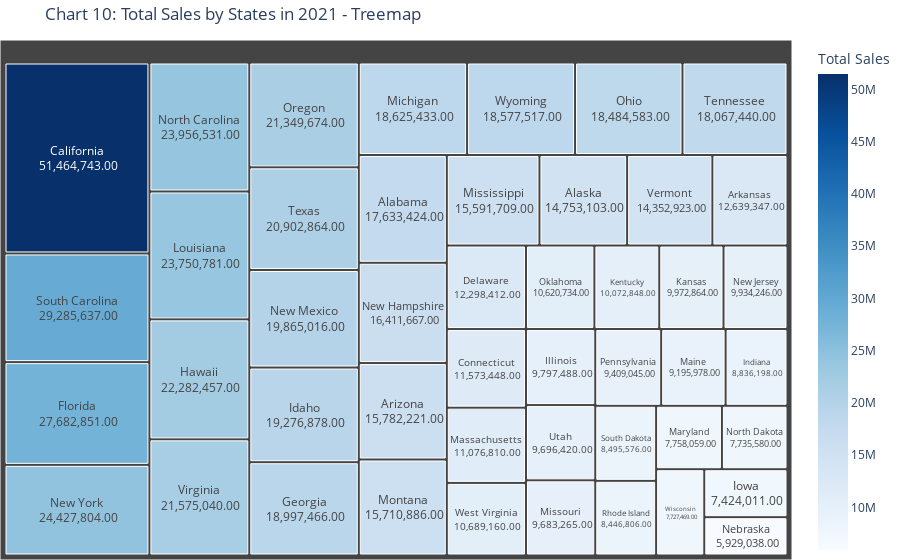

The notebook cell this image was saved under:
### Code cell
import plotly.express as px

# Group by State and calculate total sales
state_total_sales = ad_2021.groupby('State')['Total Sales'].sum().reset_index()

# Create a treemap chart with custom data
fig = px.treemap(state_total_sales, path=['State'], values='Total Sales',
                 title='Chart 10: Total Sales by States in 2021 - Treemap',
                 color='Total Sales', color_continuous_scale='Blues',
                 custom_data=['Total Sales'])

fig.update_layout(margin=dict(l=0, r=0, b=0, t=40))

# Add text annotations to display state and total sales data on each bar
fig.update_traces(texttemplate='%{label}<br> %{customdata[0]:,.2f}', textposition='middle center')

# Show figure
fig.show()

### Figure 1 — Plotly figure (JSON) as saved in the notebook; plotly's stock layout.template omitted (floating-point values rounded to 4 significant figures)
{"data": [{"branchvalues": "total", "customdata": [[17633424], [14753103], [15782221], [12639347], [51464743], [11573448], [12298412], [27682851], [18997466], [22282457], [19276878], [9797488], [8836198], [7424011], [9972864], [10072848], [23750781], [9195978], [7758059], [11076810], [18625433], [15591709], [9683265], [15710886], [5929038], [16411667], [9934246], [19865016], [24427804], [23956531], [7735580], [18484583], [10620734], [21349674], [9409045], [8446806], [29285637], [8495576], [18067440], [20902864], [9696420], [14352923], [21575040], [10689160], [7727469], [18577517]], "domain": {"x": [0, 1], "y": [0, 1]}, "hovertemplate": "labels=%{label}<br>Total Sales_sum=%{value}<br>parent=%{parent}<br>id=%{id}<br>Total Sales=%{color}<extra></extra>", "ids": ["Alabama", "Alaska", "Arizona", "Arkansas", "California", "Connecticut", "Delaware", "Florida", "Georgia", "Hawaii", "Idaho", "Illinois", "Indiana", "Iowa", "Kansas", "Kentucky", "Louisiana", "Maine", "Maryland", "Massachusetts", "Michigan", "Mississippi", "Missouri", "Montana", "Nebraska", "New Hampshire", "New Jersey", "New Mexico", "New York", "North Carolina", "North Dakota", "Ohio", "Oklahoma", "Oregon", "Pennsylvania", "Rhode Island", "South Carolina", "South Dakota", "Tennessee", "Texas", "Utah", "Vermont", "Virginia", "West Virginia", "Wisconsin", "Wyoming"], "labels": ["Alabama", "Alaska", "Arizona", "Arkansas", "California", "Connecticut", "Delaware", "Florida", "Georgia", "Hawaii", "Idaho", "Illinois", "Indiana", "Iowa", "Kansas", "Kentucky", "Louisiana", "Maine", "Maryland", "Massachusetts", "Michigan", "Mississippi", "Missouri", "Montana", "Nebraska", "New Hampshire", "New Jersey", "New Mexico", "New York", "North Carolina", "North Dakota", "Ohio", "Oklahoma", "Oregon", "Pennsylvania", "Rhode Island", "South Carolina", "South Dakota", "Tennessee", "Texas", "Utah", "Vermont", "Virginia", "West Virginia", "Wisconsin", "Wyoming"], "marker": {"coloraxis": "coloraxis", "colors": [17633424, 14753103, 15782221, 12639347, 51464743, 11573448, 12298412, 27682851, 18997466, 22282457, 19276878, 9797488, 8836198, 7424011, 9972864, 10072848, 23750781, 9195978, 7758059, 11076810, 18625433, 15591709, 9683265, 15710886, 5929038, 16411667, 9934246, 19865016, 24427804, 23956531, 7735580, 18484583, 10620734, 21349674, 9409045, 8446806, 29285637, 8495576, 18067440, 20902864, 9696420, 14352923, 21575040, 10689160, 7727469, 18577517]}, "name": "", "parents": ["", "", "", "", "", "", "", "", "", "", "", "", "", "", "", "", "", "", "", "", "", "", "", "", "", "", "", "", "", "", "", "", "", "", "", "", "", "", "", "", "", "", "", "", "", ""], "textposition": "middle center", "texttemplate": "%{label}<br> %{customdata[0]:,.2f}", "type": "treemap", "values": [17633424, 14753103, 15782221, 12639347, 51464743, 11573448, 12298412, 27682851, 18997466, 22282457, 19276878, 9797488, 8836198, 7424011, 9972864, 10072848, 23750781, 9195978, 7758059, 11076810, 18625433, 15591709, 9683265, 15710886, 5929038, 16411667, 9934246, 19865016, 24427804, 23956531, 7735580, 18484583, 10620734, 21349674, 9409045, 8446806, 29285637, 8495576, 18067440, 20902864, 9696420, 14352923, 21575040, 10689160, 7727469, 18577517]}], "layout": {"coloraxis": {"colorbar": {"title": {"text": "Total Sales"}}, "colorscale": [[0, "rgb(247,251,255)"], [0.125, "rgb(222,235,247)"], [0.25, "rgb(198,219,239)"], [0.375, "rgb(158,202,225)"], [0.5, "rgb(107,174,214)"], [0.625, "rgb(66,146,198)"], [0.75, "rgb(33,113,181)"], [0.875, "rgb(8,81,156)"], [1, "rgb(8,48,107)"]]}, "legend": {"tracegroupgap": 0}, "margin": {"b": 0, "l": 0, "r": 0, "t": 40}, "title": {"text": "Chart 10: Total Sales by States in 2021 - Treemap"}}}
